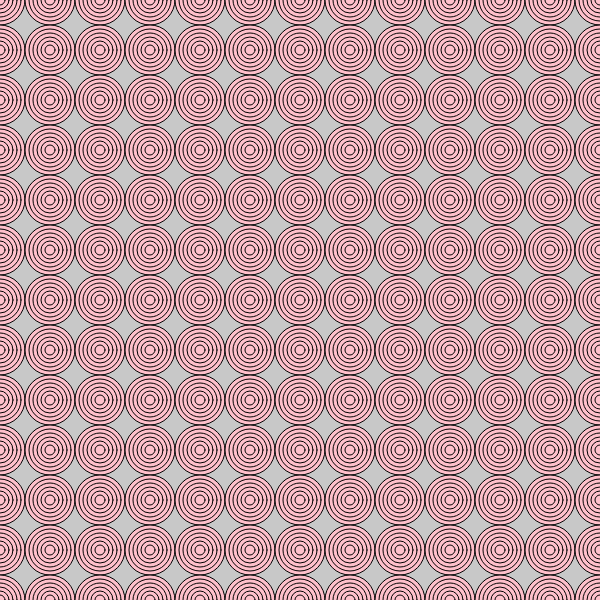
Frame 1 (no input)
Frame 60 (no input): identical to frame 1, image omitted
Frame 120 (the mouse pressed at the canvas centre since frame 60): identical to frame 1, image omitted

The p5.js sketch that drew this single still picture (run headless with seeded random() and noise() and a simulated clock; from frame 60 on, the mouse is pressed at the canvas centre):

// p5.js sketch
// ── sketch.js
let eDiam = 50;
let maxDiam = 50;
function setup() {
    createCanvas(600,600);
}

function draw() {
    background(200,200,200);
    fill("pink");

    
    for(let xpos = 0; xpos <= width; xpos+= eDiam) {
        for(let ypos = 0; ypos <= height; ypos+= eDiam) {
            for(let dim = maxDiam; dim > 5; dim -= 8){
                ellipse(xpos,ypos, dim,dim);
    }
}
}
}
